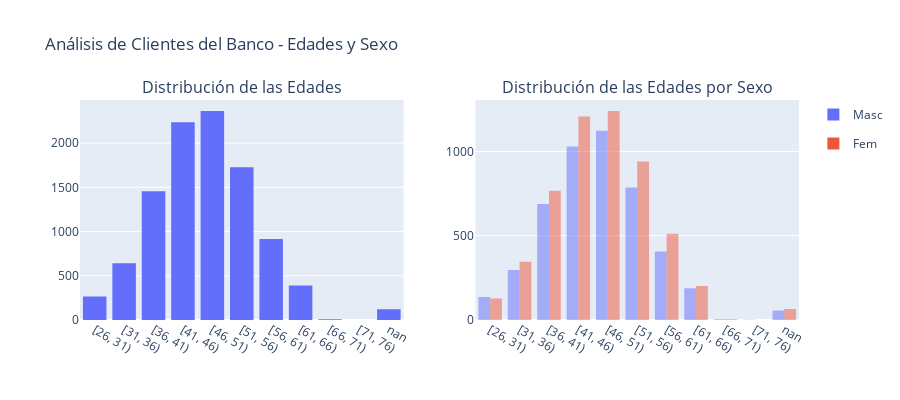

The code cell stored with this chart in its notebook:
### Code cell
# Creación de la primera figura de subplots
fig1 = make_subplots(rows=1, cols=2, subplot_titles=("Distribución de las Edades", "Distribución de las Edades por Sexo"))

# i) Distribución de las edades de los clientes con rangos
age_range_hist = px.histogram(df, x='AgeRange')
for trace in age_range_hist.data:
    fig1.add_trace(trace, row=1, col=1)

# ii) Distribución de las edades de los clientes por sexo con rangos
age_range_gender_hist = px.histogram(df, x='AgeRange', color='Gender', barmode='overlay')
for trace in age_range_gender_hist.data:
    fig1.add_trace(trace, row=1, col=2)

fig1.update_layout(height=400, width=900, showlegend=True,
                   title_text="Análisis de Clientes del Banco - Edades y Sexo")
fig1.show()

### Figure 1 — Plotly figure (JSON) as saved in the notebook; plotly's stock layout.template omitted (floating-point values rounded to 4 significant figures; data arrays with more than 128 entries replaced by an {"elided": "..."} marker saying what was removed)
{"data": [{"alignmentgroup": "True", "bingroup": "x", "hovertemplate": "AgeRange=%{x}<br>count=%{y}<extra></extra>", "legendgroup": "", "marker": {"color": "#636efa", "pattern": {"shape": ""}}, "name": "", "offsetgroup": "", "orientation": "v", "showlegend": false, "type": "histogram", "x": {"elided": "10127 str values"}, "xaxis": "x", "yaxis": "y"}, {"alignmentgroup": "True", "bingroup": "x", "hovertemplate": "Gender=Masc<br>AgeRange=%{x}<br>count=%{y}<extra></extra>", "legendgroup": "Masc", "marker": {"color": "#636efa", "opacity": 0.5, "pattern": {"shape": ""}}, "name": "Masc", "offsetgroup": "Masc", "orientation": "v", "showlegend": true, "type": "histogram", "x": {"elided": "4717 str values"}, "xaxis": "x2", "yaxis": "y2"}, {"alignmentgroup": "True", "bingroup": "x", "hovertemplate": "Gender=Fem<br>AgeRange=%{x}<br>count=%{y}<extra></extra>", "legendgroup": "Fem", "marker": {"color": "#EF553B", "opacity": 0.5, "pattern": {"shape": ""}}, "name": "Fem", "offsetgroup": "Fem", "orientation": "v", "showlegend": true, "type": "histogram", "x": {"elided": "5410 str values"}, "xaxis": "x2", "yaxis": "y2"}], "layout": {"annotations": [{"font": {"size": 16}, "showarrow": false, "text": "Distribución de las Edades", "x": 0.225, "xanchor": "center", "xref": "paper", "y": 1, "yanchor": "bottom", "yref": "paper"}, {"font": {"size": 16}, "showarrow": false, "text": "Distribución de las Edades por Sexo", "x": 0.775, "xanchor": "center", "xref": "paper", "y": 1, "yanchor": "bottom", "yref": "paper"}], "height": 400, "showlegend": true, "title": {"text": "Análisis de Clientes del Banco - Edades y Sexo"}, "width": 900, "xaxis": {"anchor": "y", "domain": [0, 0.45]}, "xaxis2": {"anchor": "y2", "domain": [0.55, 1]}, "yaxis": {"anchor": "x", "domain": [0, 1]}, "yaxis2": {"anchor": "x2", "domain": [0, 1]}}}
